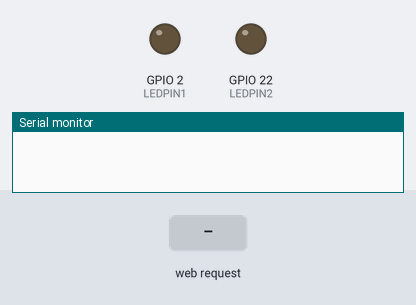
A program run on a simulated ESP32. On the bench: output pins drawn as LEDs (lit = HIGH), the last lines printed to the serial monitor. The inputs (shaded band) are chosen by the test bench. WiFi joins after 1.5 s; servers stay silent unless stated.

Above: at 0.6 s.
At 3.2 s:
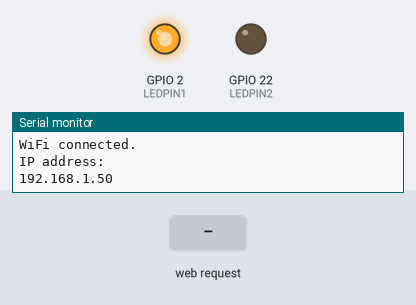
3.3 s: HTTP request GET /stop received
Timing chart, 0 to 6.3 s (numbered marks = the images above; inputs shaded):
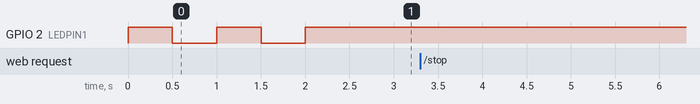

The program:

main.cpp
```cpp
#include <Adafruit_Sensor.h>
#include <Arduino.h>
#include <WiFi.h>
#include <DHT.h>

void TaskServer(void *Parametro);
void InitWiFi(void);

// Definir los pines de los sensores DHT11
#define DHTPIN1 18
#define DHTPIN2 19
#define LEDPIN1 2
#define LEDPIN2 22
// Definir el tipo de sensor DHT
#define DHTTYPE DHT11
DHT dht1(DHTPIN1, DHTTYPE);
DHT dht2(DHTPIN2, DHTTYPE);

void setup()
{
  Serial.begin(115200);

  // Definir el pin del LED como una salida
  pinMode(LEDPIN1, OUTPUT);
  pinMode(LEDPIN2, OUTPUT);

  InitWiFi();
  xTaskCreatePinnedToCore(TaskServer, "TaskServer", 1024 * 4, NULL, 2, NULL, 0);
}

void loop() {}

//**************************************
//*************** TASKs ****************
//**************************************

void TaskServer(void *Parametro)
{
  // Socket = IP Address + Network Port Number
  // Create a TCP server socket on port 502
  int puerto = 502;
  WiFiServer server(puerto);

  // Start listening for incoming connections
  server.begin();

  while (1)
  {
    // Check if there are any incoming connections
    WiFiClient client = server.available();

    if (client)
    {
      // There is an incoming connection
      Serial.println("New client connected!");

      // Encender el LED cuando un cliente se conecta
      digitalWrite(LEDPIN2, HIGH);

      // Print the client's IP address
      Serial.println(client.remoteIP());

      // Send a message to the client
      client.println("Hola, cliente de ESP32 Server");

      // Wait for the client to close the connection
      while (client.connected())
      {
        // Check if there is data available from the client
        if (client.available())
        {
          // Read the data from the client
          String data = client.readStringUntil('\r');

          // If the client sends "stop" command, break out of loop
          if (data.indexOf("stop") != -1)
          {
            break;
          }
        }

        // Leer los valores de temperatura y humedad de los sensores DHT11
        float temperature1 = dht1.readTemperature();
        float humidity1 = dht1.readHumidity();
        float temperature2 = dht2.readTemperature();
        float humidity2 = dht2.readHumidity();

        // Crear una cadena de respuesta con los valores de temperatura y humedad
        String response = "Sensor 1: Temp=" + String(temperature1) + "*C Hum=" + String(humidity1) + "%\t    ";
        response += "Sensor 2: Temp=" + String(temperature2) + "*C Hum=" + String(humidity2) + "%\t";

        // Enviar la cadena de respuesta al cliente
        client.println(response);

        vTaskDelay(2000 / portTICK_PERIOD_MS);
      }

      // Close the client connection
      client.stop();

      // Apagar el LED cuando el cliente se desconecta
      digitalWrite(LEDPIN2, LOW);

      Serial.println("Client disconnected!");
    }
    vTaskDelay(100 / portTICK_PERIOD_MS);
  }
}

//**************************************
//************* Funciones **************
//**************************************
void InitWiFi(void)
{

  const char *ssid = "JuanD";
  const char *password = "ingucv2207";

  WiFi.begin(ssid, password);

  while (WiFi.status() != WL_CONNECTED)
  {
    // Encender el LED mientras se conecta a la red WiFi
    digitalWrite(LEDPIN1, HIGH);
    vTaskDelay(500 / portTICK_PERIOD_MS);
    digitalWrite(LEDPIN1, LOW);
    vTaskDelay(500 / portTICK_PERIOD_MS);
    Serial.print(".");
  }

  Serial.println("");
  Serial.println("WiFi connected.");
  Serial.println("IP address: ");
  Serial.println(WiFi.localIP());

  // Encender el LED cuando se establece la conexión WiFi
  digitalWrite(LEDPIN1, HIGH);

  // Inicializar los sensores DHT11
  dht1.begin();
  dht2.begin();
}
```
